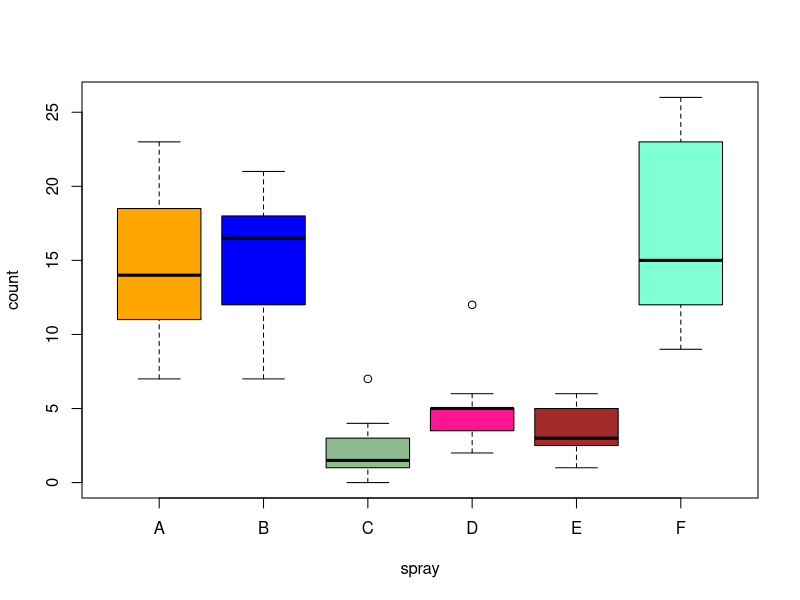

R code for this plot:
head(InsectSprays)

# a)
tapply(InsectSprays[["count"]], InsectSprays[["spray"]], FUN = mean)
tapply(InsectSprays$count, InsectSprays$spray, mean)


# b)

boxplot(count ~ spray, data = InsectSprays, col = c(
  "orange", "blue", "darkseagreen", "deeppink", "brown", "aquamarine"
))
